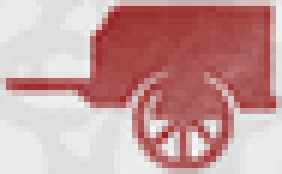
#> input picture templates/red_chariot.png, 47 x 29 px (shown 6 times larger)
$ python -i main.py   (imports and definitions only)
#> lines starting #> are read from the running program, lines starting #| are printed output that depends on the picture
import cv2
import numpy as np
import pyperclip
from PIL import ImageGrab
import tkinter as tk
import sys
import os

# ==========================================
#              CONFIGURATION
# ==========================================

# Get base path
def get_base_path():
    if getattr(sys, 'frozen', False):
        return sys._MEIPASS
    else:
        return os.path.dirname(os.path.abspath(__file__))

BASE_PATH = get_base_path()

# Base resolution (1080p) - templates were created at this resolution
BASE_RESOLUTION = (1920, 1080)
BASE_COORDS = {
    'start_x': 177,
    'start_y': 103,
    'end_x': 920,
    'end_y': 930,
    'crop_size': 55
}

# Detection parameters
THRESHOLD = 0.70       # Minimum confidence (0.70 = 70%)
DEBUG_VISUAL = True    # Shows window with squares and detected pieces

# Template mapping (UPPERCASE=Red, lowercase=Black)
templates_map = {
    'R': os.path.join(BASE_PATH, 'templates', 'red_chariot.png'),
    'N': os.path.join(BASE_PATH, 'templates', 'red_horse.png'),
    'B': os.path.join(BASE_PATH, 'templates', 'red_elephant.png'),
    'A': os.path.join(BASE_PATH, 'templates', 'red_advisor.png'),
    'K': os.path.join(BASE_PATH, 'templates', 'red_general.png'),
    'C': os.path.join(BASE_PATH, 'templates', 'red_cannon.png'),
    'P': os.path.join(BASE_PATH, 'templates', 'red_soldier.png'),
    'r': os.path.join(BASE_PATH, 'templates', 'black_chariot.png'),
    'n': os.path.join(BASE_PATH, 'templates', 'black_horse.png'),
    'b': os.path.join(BASE_PATH, 'templates', 'black_elephant.png'),
    'a': os.path.join(BASE_PATH, 'templates', 'black_advisor.png'),
    'k': os.path.join(BASE_PATH, 'templates', 'black_general.png'),
    'c': os.path.join(BASE_PATH, 'templates', 'black_cannon.png'),
    'p': os.path.join(BASE_PATH, 'templates', 'black_soldier.png'),
}

# ==========================================
#           MAIN FUNCTIONS
# ==========================================

def calculate_offsets_and_scale(img_width, img_height):
    """Calculate scale factor and offsets to handle 21:9, 4:3, or portrait modes."""
    target_aspect = BASE_RESOLUTION[0] / BASE_RESOLUTION[1] # 1.777 (16:9)
    current_aspect = img_width / img_height

    if current_aspect > target_aspect:
        # Screen is wider than 16:9 (e.g., 21:9)
        # Scale by height and add horizontal offsets
        virtual_width = img_height * target_aspect
        scale_factor = img_height / BASE_RESOLUTION[1]
        offset_x = (img_width - virtual_width) / 2
        offset_y = 0
    else:
        # Screen is taller than 16:9 (e.g., vertical monitor)
        # Scale by width and add vertical offsets
        virtual_height = img_width / target_aspect
        scale_factor = img_width / BASE_RESOLUTION[0]
        offset_x = 0
        offset_y = (img_height - virtual_height) / 2

    return scale_factor, int(offset_x), int(offset_y)

def scale_coordinates(scale_factor, offset_x, offset_y):
    """Scale board coordinates based on resolution and screen offsets."""
    return {
        'start_x': int(BASE_COORDS['start_x'] * scale_factor + offset_x),
        'start_y': int(BASE_COORDS['start_y'] * scale_factor + offset_y),
        'end_x': int(BASE_COORDS['end_x'] * scale_factor + offset_x),
        'end_y': int(BASE_COORDS['end_y'] * scale_factor + offset_y),
        'crop_size': int(BASE_COORDS['crop_size'] * scale_factor)
    }

def load_templates(scale_factor=1.0):
    """Loads and scales template images based on resolution."""
    loaded = {}
    print(f"Loading templates (scale: {scale_factor:.2f}x)...")
    for code, path in templates_map.items():
        img = cv2.imread(path, cv2.IMREAD_COLOR)
        if img is not None:
            # Scale template if resolution is different from base
            if scale_factor != 1.0:
                new_width = int(img.shape[1] * scale_factor)
                new_height = int(img.shape[0] * scale_factor)
                img = cv2.resize(img, (new_width, new_height), interpolation=cv2.INTER_CUBIC)
            loaded[code] = img
    return loaded

# [84 lines left out: functions detect_piece_color, identify_piece, fit_to_screen, generate_fen, not called in this run]

# ==========================================
#         BOARD SCANNING FUNCTION
# ==========================================

def scan_board(board_img):
    """Main scanning logic with aspect ratio adjustment."""
    height, width = board_img.shape[:2]

    # Handle resolution and aspect ratio (21:9 / vertical etc.)
    scale_factor, offset_x, offset_y = calculate_offsets_and_scale(width, height)
    coords = scale_coordinates(scale_factor, offset_x, offset_y)

    # Load templates with scaling
    templates = load_templates(scale_factor)
    board_logic = [[None for _ in range(9)] for _ in range(10)]
    debug_img = board_img.copy()

    # Calculate grid dimensions
    total_width = coords['end_x'] - coords['start_x']
    total_height = coords['end_y'] - coords['start_y']

    # Scan all 90 positions
    for row in range(10):
        cy = int(coords['start_y'] + (total_height * (row / 9.0)))
        for col in range(9):
            cx = int(coords['start_x'] + (total_width * (col / 8.0)))

            # Extract crop
            half = coords['crop_size'] // 2
            y1, y2, x1, x2 = cy-half, cy+half, cx-half, cx+half

            if x1 < 0 or y1 < 0 or x2 > width or y2 > height:
                continue

            crop = board_img[y1:y2, x1:x2]

            # Visual debug - draw rectangles
            cv2.rectangle(debug_img, (x1, y1), (x2, y2), (0, 255, 0), 1)

            # Identify piece
            piece, score = identify_piece(crop, templates)

            if piece:
                board_logic[row][col] = piece
                # Draw visual indicators
                font_scale = 0.8 * scale_factor
                thick_bg = max(1, int(4 * scale_factor))
                thick_fg = max(1, int(2 * scale_factor))
                cv2.putText(debug_img, piece, (cx-10, cy+5), cv2.FONT_HERSHEY_SIMPLEX, font_scale, (0, 0, 0), thick_bg)
                cv2.putText(debug_img, piece, (cx-10, cy+5), cv2.FONT_HERSHEY_SIMPLEX, font_scale, (0, 255, 255), thick_fg)

    return {'fen': generate_fen(board_logic), 'debug_img': debug_img}

# ==========================================
#            MAIN FUNCTION
# ==========================================

# [41 lines left out: function main, not called in this run]

# [2 lines not run here, left out]

>>> import cv2
>>> picture = cv2.imread('templates/red_chariot.png', cv2.IMREAD_GRAYSCALE)
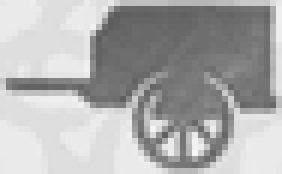
#> picture: shape (29, 47) (shown 6 times larger); min 92, max 248, mean 173.7
>>> result = scan_board(picture)
#> (printed output is left out)
#> in load_templates, img is the input picture: shape (29, 47, 3); mean B, G, R 156.5, 156.5, 199.4
#> (the run stopped early here; a loop or call above may not have finished)
